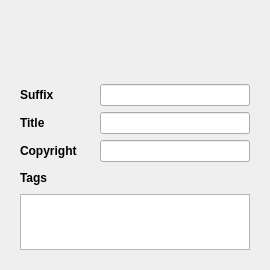
                                 <widget class="QWidget" name="TabOutParameters">
                                  <property name="geometry">
                                   <rect>
                                    <x>0</x>
                                    <y>0</y>
                                    <width>266</width>
                                    <height>270</height>
                                   </rect>
                                  </property>
                                  <attribute name="label">
                                   <string>Output Parameters</string>
                                  </attribute>
                                  <layout class="QVBoxLayout" name="verticalLayout_45">
                                   <item>
                                    <widget class="QWidget" name="PageOutputParametersWidget" native="true">
                                     <property name="sizePolicy">
                                      <sizepolicy hsizetype="Preferred" vsizetype="Preferred">
                                       <horstretch>0</horstretch>
                                       <verstretch>0</verstretch>
                                      </sizepolicy>
                                     </property>
                                     <layout class="QVBoxLayout" name="verticalLayout_44">
                                      <item>
                                       <widget class="QWidget" name="widget_141" native="true">
                                        <layout class="QHBoxLayout" name="horizontalLayout_76">
                                         <property name="spacing">
                                          <number>12</number>
                                         </property>
                                         <property name="sizeConstraint">
                                          <enum>QLayout::SetFixedSize</enum>
                                         </property>
                                         <property name="leftMargin">
                                          <number>0</number>
                                         </property>
                                         <property name="topMargin">
                                          <number>0</number>
                                         </property>
                                         <property name="rightMargin">
                                          <number>0</number>
                                         </property>
                                         <property name="bottomMargin">
                                          <number>0</number>
                                         </property>
                                         <item>
                                          <widget class="QWidget" name="SaveFormatWidget" native="true"/>
                                         </item>
                                         <item>
                                          <widget class="QWidget" name="SaveResolutionWidget" native="true"/>
                                         </item>
                                         <item>
                                          <spacer name="horizontalSpacer_51">
                                           <property name="orientation">
                                            <enum>Qt::Horizontal</enum>
                                           </property>
                                           <property name="sizeHint" stdset="0">
                                            <size>
                                             <width>1</width>
                                             <height>20</height>
                                            </size>
                                           </property>
                                          </spacer>
                                         </item>
                                        </layout>
                                       </widget>
                                      </item>
                                      <item>
                                       <widget class="QWidget" name="widget_70" native="true">
                                        <layout class="QHBoxLayout" name="horizontalLayout_29">
                                         <property name="spacing">
                                          <number>12</number>
                                         </property>
                                         <property name="sizeConstraint">
                                          <enum>QLayout::SetFixedSize</enum>
                                         </property>
                                         <property name="leftMargin">
                                          <number>0</number>
                                         </property>
                                         <property name="topMargin">
                                          <number>0</number>
                                         </property>
                                         <property name="rightMargin">
                                          <number>0</number>
                                         </property>
                                         <property name="bottomMargin">
                                          <number>0</number>
                                         </property>
                                         <item>
                                          <widget class="QWidget" name="SaveQualityWidget" native="true"/>
                                         </item>
                                         <item>
                                          <widget class="QWidget" name="SaveSamplingWidget" native="true"/>
                                         </item>
                                         <item>
                                          <spacer name="horizontalSpacer_12">
                                           <property name="orientation">
                                            <enum>Qt::Horizontal</enum>
                                           </property>
                                           <property name="sizeHint" stdset="0">
                                            <size>
                                             <width>1</width>
                                             <height>20</height>
                                            </size>
                                           </property>
                                          </spacer>
                                         </item>
                                        </layout>
                                       </widget>
                                      </item>
                                      <item>
                                       <widget class="QWidget" name="IncludeExifWidget" native="true"/>
                                      </item>
                                      <item>
                                       <widget class="QWidget" name="EraseExifThumbnailWidget" native="true"/>
                                      </item>
                                      <item>
                                       <widget class="QWidget" name="widget_78" native="true">
                                        <property name="maximumSize">
                                         <size>
                                          <width>230</width>
                                          <height>16777215</height>
                                         </size>
                                        </property>
                                        <property name="baseSize">
                                         <size>
                                          <width>230</width>
                                          <height>0</height>
                                         </size>
                                        </property>
                                        <layout class="QHBoxLayout" name="horizontalLayout_60">
                                         <property name="spacing">
                                          <number>0</number>
                                         </property>
                                         <property name="sizeConstraint">
                                          <enum>QLayout::SetFixedSize</enum>
                                         </property>
                                         <property name="leftMargin">
                                          <number>0</number>
                                         </property>
                                         <property name="topMargin">
                                          <number>0</number>
                                         </property>
                                         <property name="rightMargin">
                                          <number>0</number>
                                         </property>
                                         <property name="bottomMargin">
                                          <number>0</number>
                                         </property>
                                         <item>
                                          <widget class="QLabel" name="lblOutputSuffix">
                                           <property name="sizePolicy">
                                            <sizepolicy hsizetype="Fixed" vsizetype="Preferred">
                                             <horstretch>0</horstretch>
                                             <verstretch>0</verstretch>
                                            </sizepolicy>
                                           </property>
                                           <property name="minimumSize">
                                            <size>
                                             <width>80</width>
                                             <height>0</height>
                                            </size>
                                           </property>
                                           <property name="maximumSize">
                                            <size>
                                             <width>80</width>
                                             <height>16777215</height>
                                            </size>
                                           </property>
                                           <property name="baseSize">
                                            <size>
                                             <width>80</width>
                                             <height>0</height>
                                            </size>
                                           </property>
                                           <property name="font">
                                            <font>
                                             <weight>75</weight>
                                             <bold>true</bold>
                                            </font>
                                           </property>
                                           <property name="text">
                                            <string>Suffix</string>
                                           </property>
                                          </widget>
                                         </item>
                                         <item>
                                          <widget class="QLineEdit" name="edtOutputSuffix">
                                           <property name="minimumSize">
                                            <size>
                                             <width>150</width>
                                             <height>0</height>
                                            </size>
                                           </property>
                                           <property name="maximumSize">
                                            <size>
                                             <width>150</width>
                                             <height>16777215</height>
                                            </size>
                                           </property>
                                           <property name="contextMenuPolicy">
                                            <enum>Qt::NoContextMenu</enum>
                                           </property>
                                           <property name="toolTip">
                                            <string>Suffix to be added to the end of the output file name</string>
                                           </property>
                                          </widget>
                                         </item>
                                        </layout>
                                       </widget>
                                      </item>
                                      <item>
                                       <widget class="QWidget" name="widget_77" native="true">
                                        <property name="maximumSize">
                                         <size>
                                          <width>230</width>
                                          <height>16777215</height>
                                         </size>
                                        </property>
                                        <property name="baseSize">
                                         <size>
                                          <width>230</width>
                                          <height>0</height>
                                         </size>
                                        </property>
                                        <layout class="QHBoxLayout" name="horizontalLayout_53">
                                         <property name="spacing">
                                          <number>0</number>
                                         </property>
                                         <property name="sizeConstraint">
                                          <enum>QLayout::SetFixedSize</enum>
                                         </property>
                                         <property name="leftMargin">
                                          <number>0</number>
                                         </property>
                                         <property name="topMargin">
                                          <number>0</number>
                                         </property>
                                         <property name="rightMargin">
                                          <number>0</number>
                                         </property>
                                         <property name="bottomMargin">
                                          <number>0</number>
                                         </property>
                                         <item>
                                          <widget class="QLabel" name="lblImageTitle">
                                           <property name="sizePolicy">
                                            <sizepolicy hsizetype="Fixed" vsizetype="Preferred">
                                             <horstretch>0</horstretch>
                                             <verstretch>0</verstretch>
                                            </sizepolicy>
                                           </property>
                                           <property name="minimumSize">
                                            <size>
                                             <width>80</width>
                                             <height>0</height>
                                            </size>
                                           </property>
                                           <property name="maximumSize">
                                            <size>
                                             <width>80</width>
                                             <height>16777215</height>
                                            </size>
                                           </property>
                                           <property name="baseSize">
                                            <size>
                                             <width>80</width>
                                             <height>0</height>
                                            </size>
                                           </property>
                                           <property name="font">
                                            <font>
                                             <weight>75</weight>
                                             <bold>true</bold>
                                            </font>
                                           </property>
                                           <property name="text">
                                            <string>Title</string>
                                           </property>
                                          </widget>
                                         </item>
                                         <item>
                                          <widget class="QLineEdit" name="edtImageTitle">
                                           <property name="minimumSize">
                                            <size>
                                             <width>150</width>
                                             <height>0</height>
                                            </size>
                                           </property>
                                           <property name="maximumSize">
                                            <size>
                                             <width>150</width>
                                             <height>16777215</height>
                                            </size>
                                           </property>
                                           <property name="contextMenuPolicy">
                                            <enum>Qt::NoContextMenu</enum>
                                           </property>
                                          </widget>
                                         </item>
                                        </layout>
                                       </widget>
                                      </item>
                                      <item>
                                       <widget class="QWidget" name="widget_179" native="true">
                                        <property name="minimumSize">
                                         <size>
                                          <width>230</width>
                                          <height>0</height>
                                         </size>
                                        </property>
                                        <property name="maximumSize">
                                         <size>
                                          <width>230</width>
                                          <height>16777215</height>
                                         </size>
                                        </property>
                                        <layout class="QHBoxLayout" name="horizontalLayout_101">
                                         <property name="spacing">
                                          <number>0</number>
                                         </property>
                                         <property name="sizeConstraint">
                                          <enum>QLayout::SetFixedSize</enum>
                                         </property>
                                         <property name="leftMargin">
                                          <number>0</number>
                                         </property>
                                         <property name="topMargin">
                                          <number>0</number>
                                         </property>
                                         <property name="rightMargin">
                                          <number>0</number>
                                         </property>
                                         <property name="bottomMargin">
                                          <number>0</number>
                                         </property>
                                         <item>
                                          <widget class="QLabel" name="lblCopyright">
                                           <property name="minimumSize">
                                            <size>
                                             <width>80</width>
                                             <height>0</height>
                                            </size>
                                           </property>
                                           <property name="maximumSize">
                                            <size>
                                             <width>80</width>
                                             <height>16777215</height>
                                            </size>
                                           </property>
                                           <property name="baseSize">
                                            <size>
                                             <width>80</width>
                                             <height>0</height>
                                            </size>
                                           </property>
                                           <property name="font">
                                            <font>
                                             <weight>75</weight>
                                             <bold>true</bold>
                                            </font>
                                           </property>
                                           <property name="text">
                                            <string>Copyright</string>
                                           </property>
                                          </widget>
                                         </item>
                                         <item>
                                          <widget class="QLineEdit" name="edtCopyright">
                                           <property name="minimumSize">
                                            <size>
                                             <width>150</width>
                                             <height>0</height>
                                            </size>
                                           </property>
                                           <property name="maximumSize">
                                            <size>
                                             <width>150</width>
                                             <height>16777215</height>
                                            </size>
                                           </property>
                                          </widget>
                                         </item>
                                        </layout>
                                       </widget>
                                      </item>
                                      <item>
                                       <widget class="QWidget" name="widget_76" native="true">
                                        <property name="minimumSize">
                                         <size>
                                          <width>0</width>
                                          <height>0</height>
                                         </size>
                                        </property>
                                        <property name="maximumSize">
                                         <size>
                                          <width>16777215</width>
                                          <height>16777215</height>
                                         </size>
                                        </property>
                                        <property name="baseSize">
                                         <size>
                                          <width>260</width>
                                          <height>0</height>
                                         </size>
                                        </property>
                                        <layout class="QHBoxLayout" name="horizontalLayout_52">
                                         <property name="spacing">
                                          <number>0</number>
                                         </property>
                                         <property name="sizeConstraint">
                                          <enum>QLayout::SetFixedSize</enum>
                                         </property>
                                         <property name="leftMargin">
                                          <number>0</number>
                                         </property>
                                         <property name="topMargin">
                                          <number>0</number>
                                         </property>
                                         <property name="rightMargin">
                                          <number>0</number>
                                         </property>
                                         <property name="bottomMargin">
                                          <number>0</number>
                                         </property>
                                         <item>
                                          <widget class="QLabel" name="label_20">
                                           <property name="minimumSize">
                                            <size>
                                             <width>80</width>
                                             <height>0</height>
                                            </size>
                                           </property>
                                           <property name="maximumSize">
                                            <size>
                                             <width>80</width>
                                             <height>16777215</height>
                                            </size>
                                           </property>
                                           <property name="font">
                                            <font>
                                             <weight>75</weight>
                                             <bold>true</bold>
                                            </font>
                                           </property>
                                           <property name="text">
                                            <string>Tags</string>
                                           </property>
                                          </widget>
                                         </item>
                                         <item>
                                          <widget class="QWidget" name="ImageRatingWidget" native="true"/>
                                         </item>
                                         <item>
                                          <spacer name="horizontalSpacer_32">
                                           <property name="orientation">
                                            <enum>Qt::Horizontal</enum>
                                           </property>
                                           <property name="sizeType">
                                            <enum>QSizePolicy::Maximum</enum>
                                           </property>
                                           <property name="sizeHint" stdset="0">
                                            <size>
                                             <width>10</width>
                                             <height>20</height>
                                            </size>
                                           </property>
                                          </spacer>
                                         </item>
                                        </layout>
                                       </widget>
                                      </item>
                                      <item>
                                       <widget class="QPlainTextEdit" name="TagsEditWidget">
                                        <property name="minimumSize">
                                         <size>
                                          <width>230</width>
                                          <height>40</height>
                                         </size>
                                        </property>
                                        <property name="maximumSize">
                                         <size>
                                          <width>230</width>
                                          <height>150</height>
                                         </size>
                                        </property>
                                        <property name="contextMenuPolicy">
                                         <enum>Qt::NoContextMenu</enum>
                                        </property>
                                        <property name="toolTip">
                                         <string>Tags for the photo (IPTC and XMP)</string>
                                        </property>
                                        <property name="tabChangesFocus">
                                         <bool>true</bool>
                                        </property>
                                        <property name="documentTitle">
                                         <string/>
                                        </property>
                                       </widget>
                                      </item>
                                     </layout>
                                    </widget>
                                   </item>
                                   <item>
                                    <spacer name="verticalSpacer_6">
                                     <property name="orientation">
                                      <enum>Qt::Vertical</enum>
                                     </property>
                                     <property name="sizeHint" stdset="0">
                                      <size>
                                       <width>20</width>
                                       <height>40</height>
                                      </size>
                                     </property>
                                    </spacer>
                                   </item>
                                  </layout>
                                 </widget>
